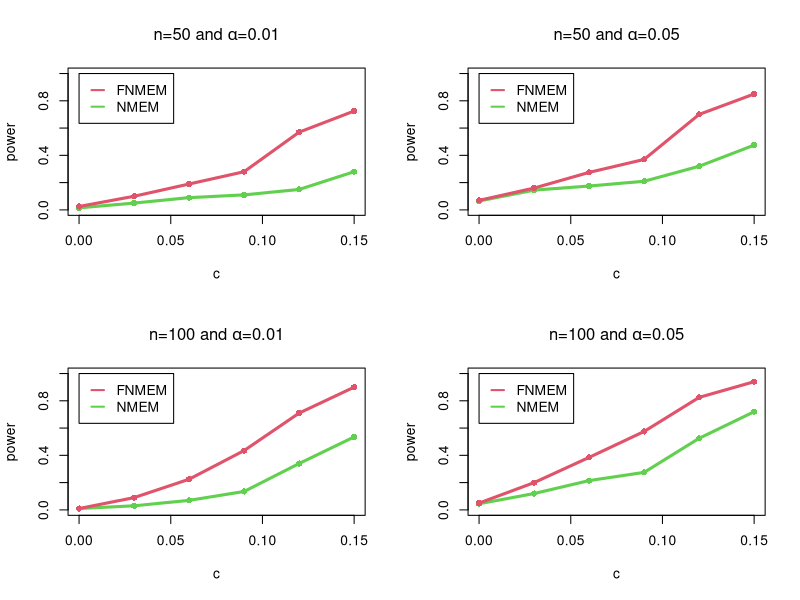

Write the R code that produced this figure.
rm(list=ls())

###########################################3
x <- seq(0,0.15,0.03)

y50.01.F <- c(0.025, 0.1, 0.19, 0.28, 0.57, 0.725)
y50.01.M <- c(0.015, 0.05, 0.09, 0.11, 0.15, 0.28)

y100.01.F <- c(0.01, 0.09, 0.225, 0.435, 0.71, 0.9)
y100.01.M <- c(0.01, 0.03, 0.07, 0.135, 0.34, 0.535)

y50.05.F <- c(0.07, 0.16, 0.275, 0.37, 0.7, 0.85)
y50.05.M <- c(0.065, 0.145, 0.175, 0.21, 0.32, 0.475)

y100.05.F <- c(0.05, 0.2, 0.385, 0.575, 0.825, 0.94)
y100.05.M <- c(0.045, 0.12, 0.215, 0.275, 0.525, 0.72)



par(mfcol=c(2,2))

plot(x, y50.01.M , col=3, lwd=3,  xlab="c", ylab="power", ylim=c(0, 1), main=expression(paste("n=50 and ", alpha,"=0.01")), type="l")
points(x, y50.01.M , col=3, pch=16)
lines(x, y50.01.F , col=2, lwd=3)
points(x, y50.01.F , col=2, pch=16)
legend(0, 1, lwd=2, seg.len=1, legend=c("FNMEM", "NMEM"), col=c(2, 3), lty=1)

plot(x, y100.01.M , col=3, lwd=3,  xlab="c", ylab="power", ylim=c(0, 1), main=expression(paste("n=100 and ", alpha,"=0.01")), type="l")
points(x, y100.01.M , col=3, pch=16)
lines(x, y100.01.F , col=2, lwd=3)
points(x, y100.01.F , col=2, pch=16)
legend(0, 1, lwd=2, seg.len=1, legend=c("FNMEM", "NMEM"), col=c(2, 3), lty=1)

plot(x, y50.05.M , col=3, lwd=3,  xlab="c", ylab="power", ylim=c(0, 1), main=expression(paste("n=50 and ", alpha,"=0.05")), type="l")
points(x, y50.05.M , col=3, pch=16)
lines(x, y50.05.F , col=2, lwd=3)
points(x, y50.05.F , col=2, pch=16)
legend(0, 1, lwd=2, seg.len=1, legend=c("FNMEM", "NMEM"), col=c(2, 3), lty=1)

plot(x, y100.05.M , col=3, lwd=3,  xlab="c", ylab="power", ylim=c(0, 1), main=expression(paste("n=100 and ", alpha,"=0.05")), type="l")
points(x, y100.05.M , col=3, pch=16)
lines(x, y100.05.F , col=2, lwd=3)
points(x, y100.05.F , col=2, pch=16)
legend(0, 1, lwd=2, seg.len=1, legend=c("FNMEM", "NMEM"), col=c(2, 3), lty=1)